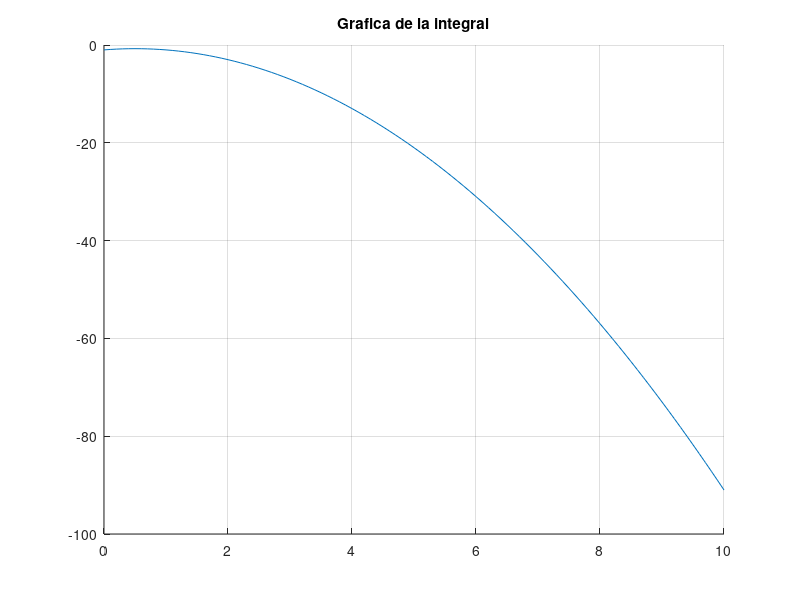

Write the MATLAB code that produced this figure.
% close all
% hold on
% clc
% 
% 
% U = -2*pi:pi/100:2*pi;
% %V = (100)*(0.0025*sin(U-2.5662));
% grid on
% plot(U,V),title("VOLTAJE Y CORRIENTE CON ESCALA DE 1X10^2 EN RESISTENCIA R3")
% 
% W = -2*pi:pi/100:2*pi;
% X = 0.5404*sin(W-2.5662);
% grid on
% plot(W,X) 


close all
hold on
clc

%x = linspace(1, exp(1), 100);
x = 0 : 0.1 : 10;

func = (-x.^2 + x - 1);
grid on;
plot(x,func),title("Grafica de la integral");
%xlim([0 10]); %ylim([0 10]);